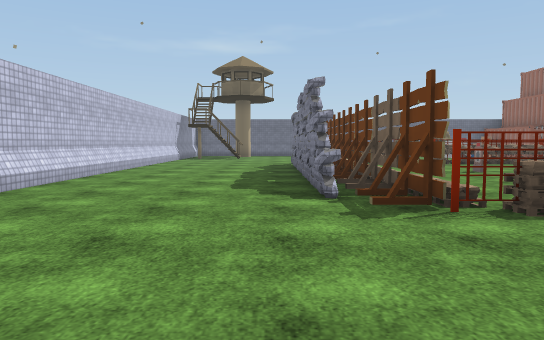
view 1 (above)

24 first-person views from a walk through a scene from a Unity 3-D project. The camera is 1.3 m above the floor, tilts 4° down and sees 70° across. The floor is counted in squares, 2 m on a side. Each view is taken from the middle of a square. On the plan, view 1 faces up. The plan holds only what a view shows up to about 11 squares ahead; the rest is blank. The place goes on beyond the plan. The player is left out. Some animated figures are not drawn. Some surface patterns are stand-ins.

view 2
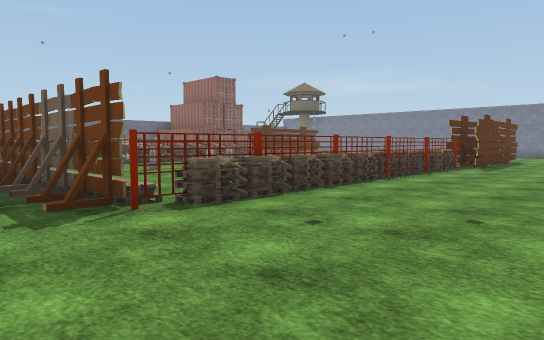

view 3
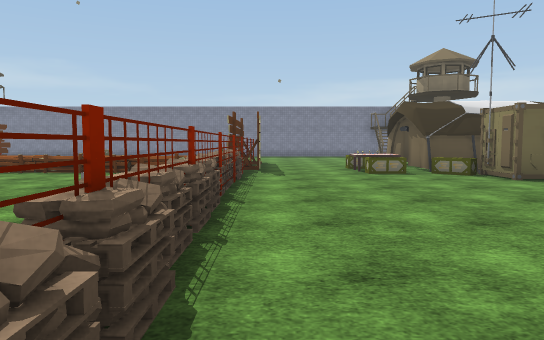

view 4
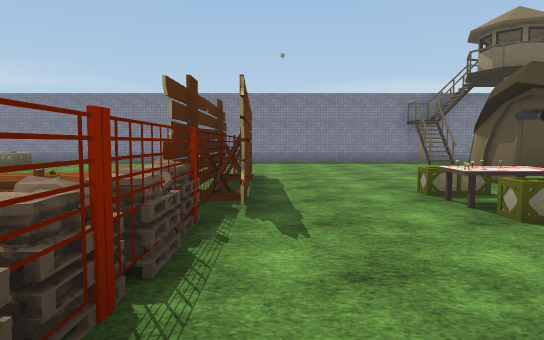

view 5
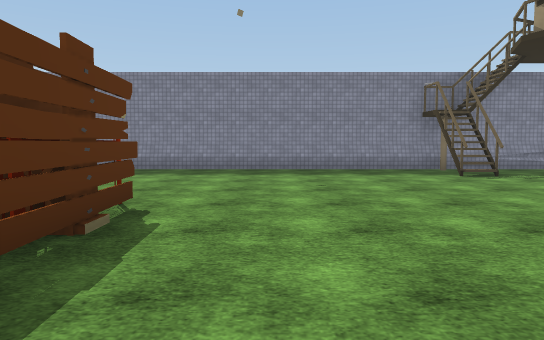

view 6
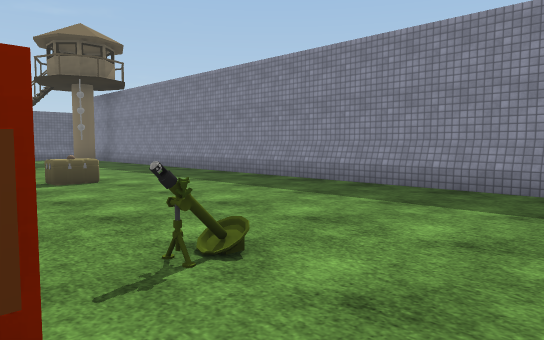

view 7
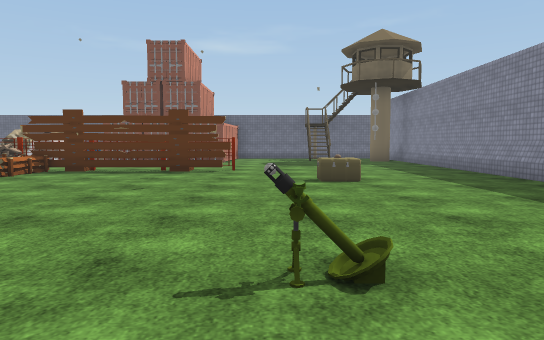

view 8
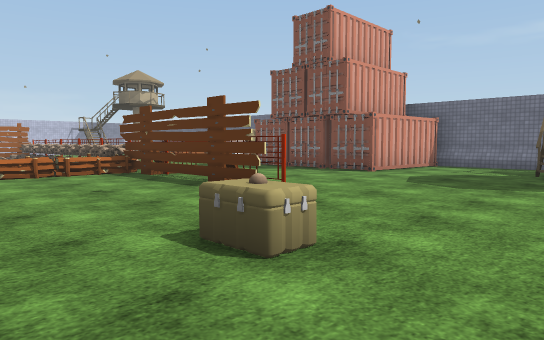

view 9
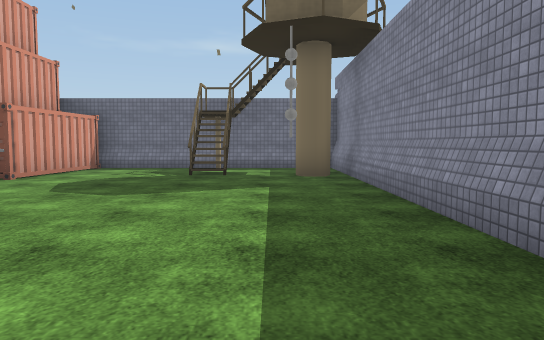

view 10
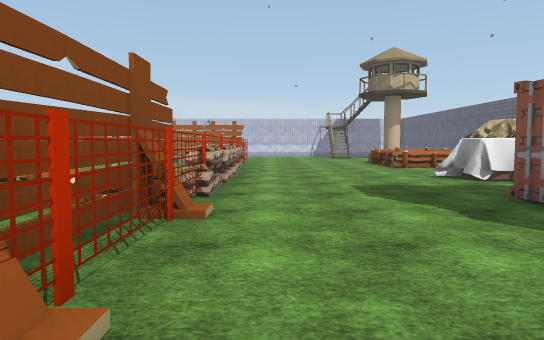

view 11
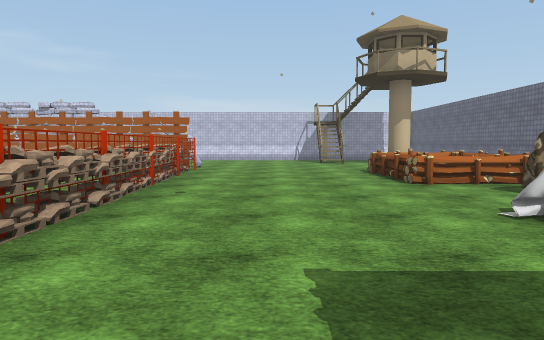

view 12
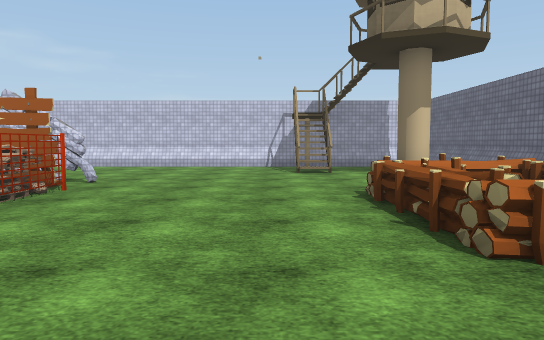

view 13
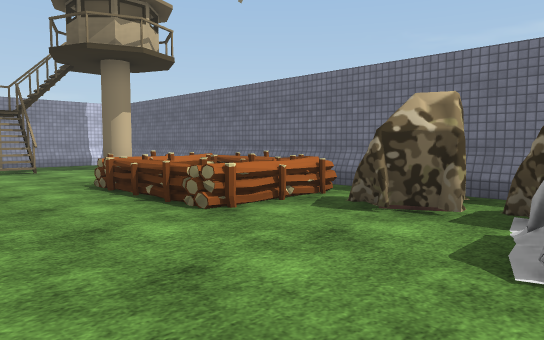

view 14
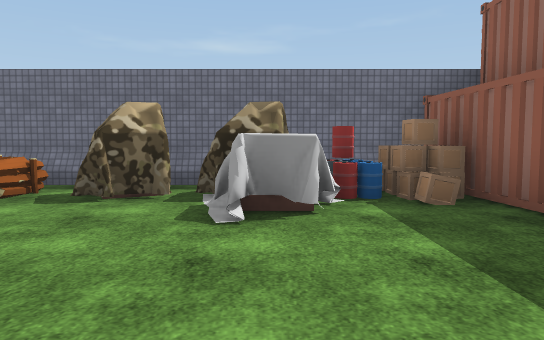

view 15
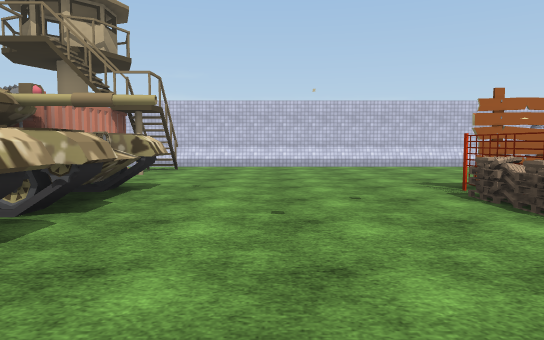

view 16
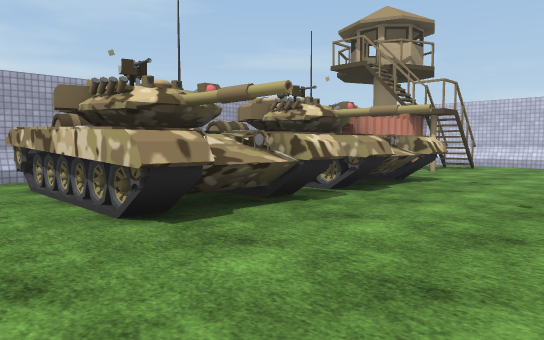

view 17
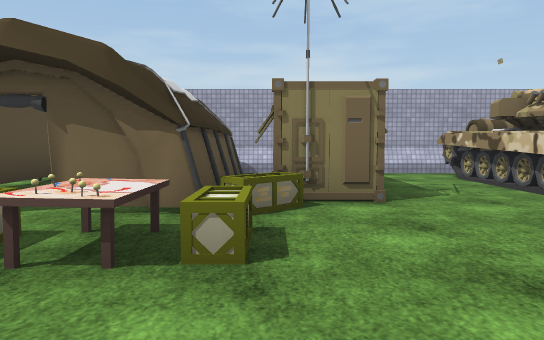

view 18
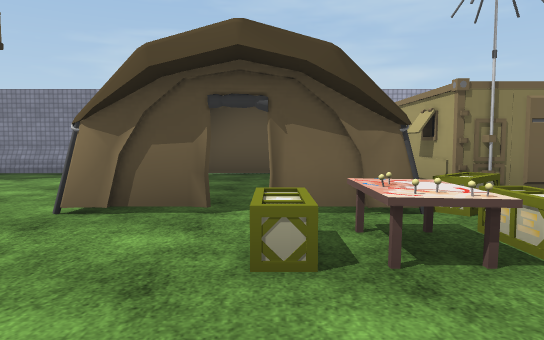

view 19
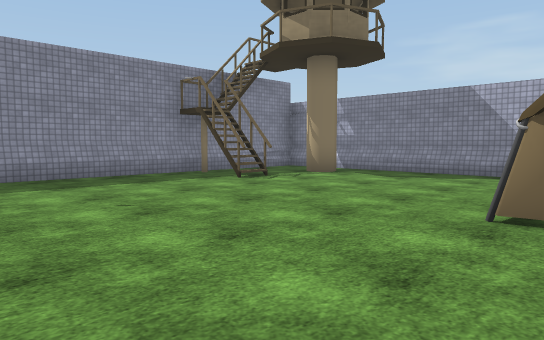

view 20
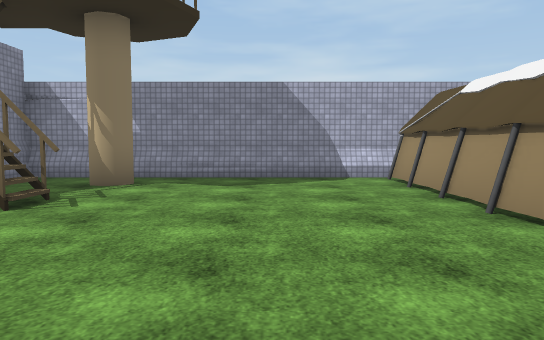

view 21
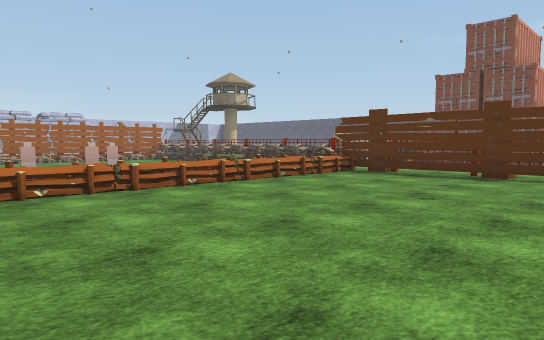

view 22
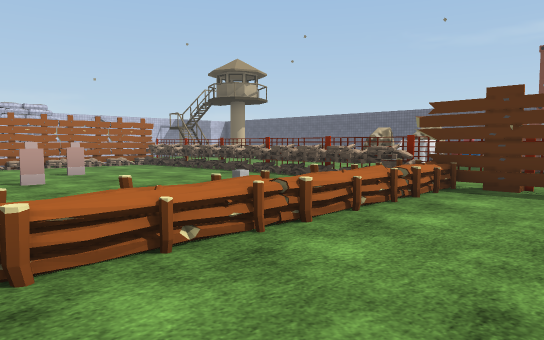

view 23
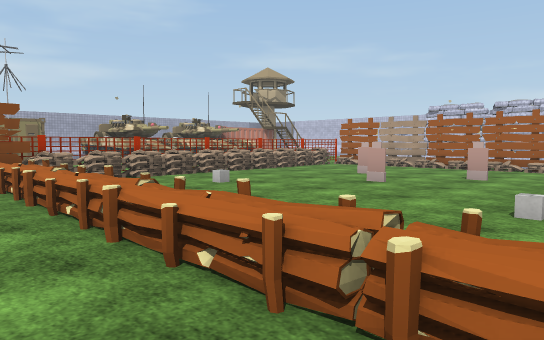

view 24
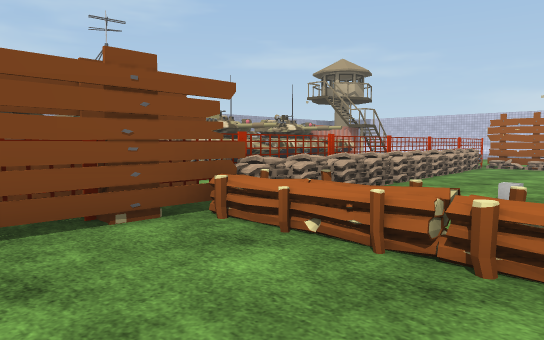

### Floor plan
Ten units are one square. View 1 is at (0, 0); x grows to the right and y downward. Boxes are objects, and circles mark ways between rooms. Rooms are numbered by the first view taken in them; rooms with no view inside come last. Other rooms are left out.
<svg viewBox="-42 -197 252 256">
<path fill="none" stroke="#000" d="M115 -40 125 -40M117 -40 117 -33M125 -39 114 -39M123 -33 113 -33M117 -122 117 -118 126 -118 115 -118M152 -34 143 -34M18 -54 12 -54M18 -48 11 -48M151 -118 144 -118M111 6 120 6M60 6 67 6 67 47M61 8 66 8M126 6 136 6M131 4 139 7 137 31M7 -51 5 -109M133 5 139 5M17 -119 17 -44 17 -109M43 6 49 6M108 18 107 5 112 5 114 4M42 8 47 8M138 9 140 27M8 -118 8 -66M8 -121 6 -110M7 -122 8 -114M137 20 140 47M63 31 63 42 67 42M17 7 17 16M13 6 19 6 19 15M106 37 108 9M140 31 140 37M107 46 108 31M137 38 136 43M138 41 138 48M95 -192 82 -192M72 -192 61 -192M99 54 109 54M61 54 76 54M52 -192 -32 -192M135 54 205 54 205 -191M196 -192 144 -192M-37 -185 -37 28M117 -33 124 -33M18 -64 18 -58M18 -76 18 -71M18 -93 18 -86M66 8 66 41M66 27 67 34M139 38 138 43M120 46 132 46M137 37 137 21M137 19 137 12"/>
<rect x="-35" y="35" width="20" height="10" fill="#bbb"><title>tower</title></rect>
<rect x="-25" y="15" width="10" height="10" fill="#bbb"><title>tower</title></rect>
<rect x="-15" y="25" width="10" height="10" fill="#bbb"><title>container</title></rect>
<rect x="-15" y="-185" width="10" height="10" fill="#bbb"><title>tower</title></rect>
<rect x="15" y="-45" width="20" height="10" fill="#bbb"><title>fence</title></rect>
<rect x="15" y="-125" width="10" height="10" fill="#bbb"><title>other object</title></rect>
<rect x="15" y="-175" width="10" height="20" fill="#bbb"><title>barrier</title></rect>
<rect x="15" y="-185" width="30" height="10" fill="#bbb"><title>barrier</title></rect>
<rect x="25" y="5" width="10" height="10" fill="#bbb"><title>gun</title></rect>
<rect x="25" y="-125" width="10" height="10" fill="#bbb"><title>fence</title></rect>
<rect x="25" y="-135" width="10" height="10" fill="#bbb"><title>other object</title></rect>
<rect x="25" y="-175" width="20" height="20" fill="#bbb"><title>barrier</title></rect>
<rect x="35" y="-45" width="10" height="10" fill="#bbb"><title>fence</title></rect>
<rect x="35" y="-125" width="10" height="10" fill="#bbb"><title>fence</title></rect>
<rect x="35" y="-135" width="10" height="10" fill="#bbb"><title>other object</title></rect>
<rect x="35" y="-185" width="20" height="20" fill="#bbb"><title>barrier</title></rect>
<rect x="45" y="-45" width="10" height="10" fill="#bbb"><title>other object</title></rect>
<rect x="45" y="-75" width="10" height="10" fill="#bbb"><title>other object</title></rect>
<rect x="45" y="-95" width="10" height="10" fill="#bbb"><title>other object</title></rect>
<rect x="45" y="-125" width="10" height="10" fill="#bbb"><title>other object</title></rect>
<rect x="55" y="-35" width="10" height="10" fill="#bbb"><title>other object</title></rect>
<rect x="55" y="-45" width="10" height="10" fill="#bbb"><title>fence</title></rect>
<rect x="55" y="-85" width="10" height="10" fill="#bbb"><title>other object</title></rect>
<rect x="55" y="-125" width="10" height="10" fill="#bbb"><title>fence</title></rect>
<rect x="55" y="-135" width="10" height="10" fill="#bbb"><title>other object</title></rect>
<rect x="55" y="-185" width="10" height="10" fill="#bbb"><title>other object</title></rect>
<rect x="65" y="-45" width="20" height="10" fill="#bbb"><title>fence</title></rect>
<rect x="65" y="-125" width="20" height="10" fill="#bbb"><title>fence</title></rect>
<rect x="65" y="-185" width="20" height="10" fill="#bbb"><title>other object</title></rect>
<rect x="75" y="-175" width="10" height="10" fill="#bbb"><title>other object</title></rect>
<rect x="85" y="15" width="20" height="30" fill="#bbb"><title>other object</title></rect>
<rect x="85" y="-45" width="10" height="10" fill="#bbb"><title>fence</title></rect>
<rect x="85" y="-125" width="10" height="10" fill="#bbb"><title>fence</title></rect>
<rect x="85" y="-135" width="10" height="10" fill="#bbb"><title>other object</title></rect>
<rect x="85" y="-185" width="10" height="10" fill="#bbb"><title>barrel</title></rect>
<rect x="95" y="5" width="10" height="10" fill="#bbb"><title>other object</title></rect>
<rect x="95" y="-15" width="10" height="10" fill="#bbb"><title>other object</title></rect>
<rect x="95" y="-45" width="10" height="10" fill="#bbb"><title>other object</title></rect>
<rect x="95" y="-65" width="20" height="20" fill="#bbb"><title>barrier</title></rect>
<rect x="95" y="-85" width="20" height="20" fill="#bbb"><title>barrier</title></rect>
<rect x="95" y="-105" width="20" height="30" fill="#bbb"><title>barrier</title></rect>
<rect x="95" y="-115" width="20" height="20" fill="#bbb"><title>barrier</title></rect>
<rect x="95" y="-125" width="10" height="10" fill="#bbb"><title>other object</title></rect>
<rect x="95" y="-175" width="10" height="10" fill="#bbb"><title>other object</title></rect>
<rect x="95" y="-185" width="10" height="10" fill="#bbb"><title>other object</title></rect>
<rect x="105" y="-15" width="10" height="20" fill="#bbb"><title>table</title></rect>
<rect x="105" y="-45" width="10" height="10" fill="#bbb"><title>fence</title></rect>
<rect x="105" y="-125" width="10" height="10" fill="#bbb"><title>fence</title></rect>
<rect x="115" y="-15" width="10" height="10" fill="#bbb"><title>other object</title></rect>
<rect x="115" y="-165" width="10" height="10" fill="#bbb"><title>container</title></rect>
<rect x="125" y="-45" width="10" height="10" fill="#bbb"><title>fence</title></rect>
<rect x="125" y="-125" width="10" height="10" fill="#bbb"><title>fence</title></rect>
<rect x="135" y="-45" width="10" height="10" fill="#bbb"><title>fence</title></rect>
<rect x="135" y="-125" width="10" height="10" fill="#bbb"><title>fence</title></rect>
<rect x="135" y="-165" width="10" height="10" fill="#bbb"><title>container</title></rect>
<rect x="155" y="-55" width="10" height="10" fill="#bbb"><title>other object</title></rect>
<rect x="165" y="-95" width="10" height="10" fill="#bbb"><title>ball</title></rect>
<rect x="165" y="-105" width="10" height="10" fill="#bbb"><title>other object</title></rect>
<rect x="175" y="-175" width="10" height="10" fill="#bbb"><title>tower</title></rect>
<rect x="185" y="35" width="10" height="10" fill="#bbb"><title>tower</title></rect>
<rect x="185" y="15" width="10" height="10" fill="#bbb"><title>tower</title></rect>
<rect x="195" y="-175" width="10" height="10" fill="#bbb"><title>tower</title></rect>
<circle cx="120" cy="10" r="3" fill="#2a7"/>
<text x="90" y="-70">1</text>
<text x="120" y="30">2</text>
</svg>
Room 1 opens to room 2.

Where each view was taken, in squares from view 1:
view 1: 0 up, 0 right, facing up
view 2: 0 up, 0 right, facing up-right
view 3: 3 up, 2 right, facing right
view 4: 3 up, 7 right, facing right
view 5: 2 up, 11 right, facing right
view 6: 3 up, 15 right, facing up-right
view 7: 3 up, 16 right, facing up
view 8: 8 up, 19 right, facing up-left
view 9: 9 up, 19 right, facing up
view 10: 13 up, 15 right, facing left
view 11: 14 up, 11 right, facing left
view 12: 15 up, 7 right, facing left
view 13: 14 up, 8 right, facing up-left
view 14: 13 up, 8 right, facing up
view 15: 1 up, 7 right, facing left
view 16: 2 up, 8 right, facing down-left
view 17: 3 up, 10 right, facing down
view 18: 3 up, 12 right, facing down
view 19: 3 up, 13 right, facing down-right
view 20: 2 up, 16 right, facing down
view 21: 4 up, 16 right, facing up-left
view 22: 6 up, 13 right, facing up-left
view 23: 11 up, 12 right, facing down-left
view 24: 7 up, 13 right, facing down-left
